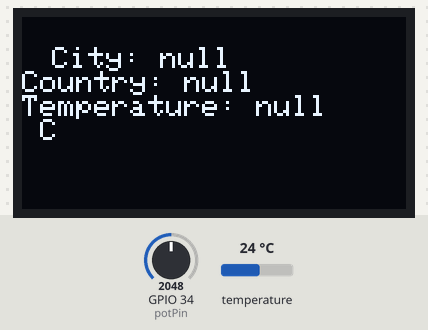
The sketch below on a simulated ESP32. On the bench: 128×64 one-colour display. Inputs (shaded band) come from the test bench; at power-on: GPIO 34 (potPin) = 2048, temperature 24 °C. WiFi joins after 1.5 s; servers stay silent unless stated; uploads are accepted with an empty reply; what the sketch prints to the serial monitor is not drawn.

Above: at 4.5 s.

The sketch:

weather_station.ino
```cpp
#include <Wire.h>
#include <Adafruit_GFX.h>
#include <Adafruit_SSD1306.h>
#include <WiFi.h>
#include <HTTPClient.h>
#include <ArduinoJson.h>
#include <Adafruit_Sensor.h>
#include <DHT.h>
#include <DHT_U.h>

#define SCREEN_WIDTH 128
#define SCREEN_HEIGHT 64

#define SDA_PIN 21
#define SCL_PIN 22

#define DHTPIN 4
#define DHTTYPE    DHT11

const char* ssid        = "iPhone de Diégo";
const char* password    = "1234567812";
const char* serverName  = "http://172.20.10.7:3002/weather/";
const int potPin        = 34;
int potValue            = 0;
JsonDocument docx;
HTTPClient http;

Adafruit_SSD1306 display(SCREEN_WIDTH, SCREEN_HEIGHT, &Wire, -1);
DHT_Unified dht(DHTPIN, DHTTYPE);

uint32_t delayMS;

void setup() {
  Serial.begin(115200);
  Wire.begin(SDA_PIN, SCL_PIN);
  delay(1000);

  if(!display.begin(SSD1306_BLACK, 0x3C)) {
    Serial.println(F("Erreur lors de l'initialisation de l'écran OLED"));
    for(;;);
  }

  WiFi.begin(ssid, password);
  while (WiFi.status() != WL_CONNECTED) {
    delay(1000);
    Serial.println("Connexion au WiFi...");
  }
  Serial.println("Connecté au WiFi");
  display.clearDisplay();
  Serial.println(WiFi.localIP());
}

String getCityFromPotValue(int value) {
  int segmentSize = 4096 / 7; // Pour six villes
  if (value < segmentSize) return "Paris";
  else if (value < segmentSize * 2) return "London";
  else if (value < segmentSize * 3) return "Lisbon";
  else if (value < segmentSize * 4) return "Rome";
  else if (value < segmentSize * 5) return "Moscow";
  else if (value < segmentSize * 6) return "MaPosition";
  else return "New_York";
}

void loop() {
    String contentType = "application/json";

    if (WiFi.status() == WL_CONNECTED) {
    potValue = analogRead(potPin); // Lire la valeur du potentiomètre
    String city = getCityFromPotValue(potValue); // Obtenir le nom de la ville
    http.begin(String(serverName) + city);
    int httpResponseCode = http.GET();

    if (httpResponseCode > 0) {

      String response = http.getString();
      deserializeJson(docx ,response);
 // Traitement de la réponse
    } else {
      Serial.print("Erreur lors de la requête: ");
      Serial.println(httpResponseCode);
    }
    http.end();
  }

  sensors_event_t event;
    dht.temperature().getEvent(&event);
  if (isnan(event.temperature)) {
    Serial.println(F("Error reading temperature!"));
  } else {
    Serial.print(F("Temperature de la salle: "));
    Serial.print(event.temperature);
    Serial.println(F("°C"));
  }

  if (event.temperature != NULL) {

    DynamicJsonDocument doc(2048);
    doc["temperature"] = event.temperature;

    String json;
    serializeJson(doc, json);
    http.begin("http://172.20.10.7:3002/geolocate");
    http.addHeader("Content-Type", contentType);
    http.setFollowRedirects(HTTPC_FORCE_FOLLOW_REDIRECTS);
    //Serial.print(json);
    http.POST(json);
    //Serial.print(http.getString());
    http.end();
  }

  String cityName = docx[String("name")];
  String countryName = docx[String("country")];
  String placeTemperature = docx[String("temp_c")];
  display.setTextSize(1);
  display.setTextColor(SSD1306_WHITE);
  display.setCursor(10, 10);

  Serial.print(F("City choosen: "));
  Serial.println(cityName);

  display.print(F("City: "));
  display.println(cityName);
  display.print(F("Country: "));
  display.println(countryName);
  display.print(F("Temperature: "));
  display.println(placeTemperature);
  display.print(F(" C"));

  delay(1000);
  display.display();
  display.clearDisplay();
}
```
